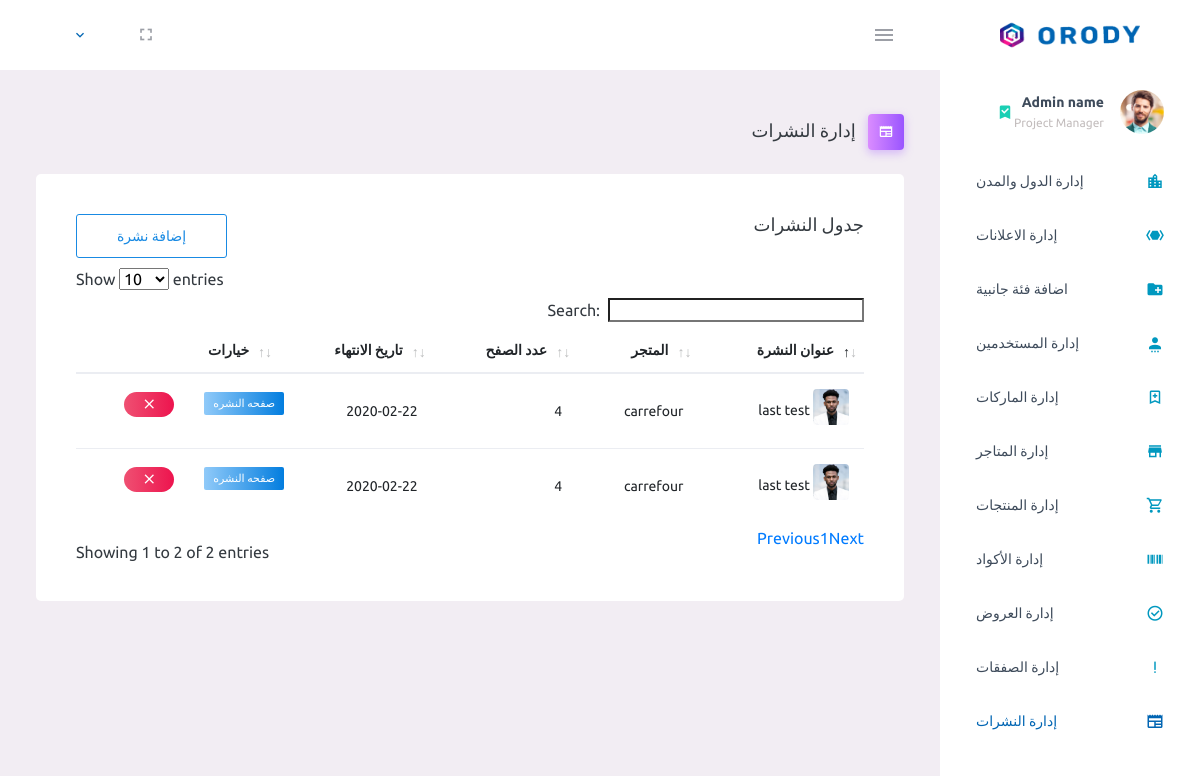
Page /pages/magazines/magazines.php on the committed database.
### tables this page shows
CREATE TABLE `magazine` (
  `end_date` date NOT NULL,
  `id` int(11) NOT NULL,
  `cover` text NOT NULL,
  `title` text NOT NULL
);

### pages/magazines/magazines.php (the view, shortened to what this page needs)
<?php
require '../../api/db.php';
$stmt = $conn->prepare("select magazine.id,title,end_date,count(magazine_photo.photo),photo  from magazine inner join magazine_photo on magazine.id= magazine_photo.id  GROUP by magazine.id order by end_date desc
;");
$stmt->execute();
$magazine = $stmt->fetchAll();
$m_size = $stmt->rowcount();
?>
<html lang="en">
<head>
    <link rel="stylesheet" href="../../assets/vendors/mdi/css/materialdesignicons.min.css">
    <link rel="stylesheet" href="../../assets/vendors/css/vendor.bundle.base.css">
    <link rel="stylesheet" href="../../assets/css/style.css">
    <link rel="stylesheet" href="../../assets/\css\dataTables.css">
</head>
<body class="">
    <div class="container-scroller">
        <?php include'../../api/nav.php';?>
        <div class="container-fluid page-body-wrapper">
            <div class="main-panel">
                <div class="content-wrapper">
                    <div class="page-header">
                        <h3 class="page-title">
                            إدارة النشرات
                            <span class="page-title-icon bg-gradient-primary text-white mr-2">
                <i class="mdi mdi-newspaper menu-icon"></i>
              </span> </h3>
                    </div>
                    <div class="row">
                        <div class="col-12 grid-margin">
                            <div class="card">
                                <div class="card-body">
                                    <div class="row">
                                        <div style="text-align: -webkit-left;margin-bottom: 10;" class="col-sm-5">
                                            <a href="addMagazine.php"><button type="button" class="btn btn-outline-info btn-icon-text"> إضافة نشرة </button></a>
                                        </div>
                                        <div class="col-sm-7">
                                            <h4 class="card-title">جدول النشرات</h4>
                                        </div>
                                    </div>
                                    <div class="table-responsive">
                                        <table id="tableId" class="rtl table">
                                            <thead>
                                                <tr>
                                                    <th> عنوان النشرة </th>
                                                    <th> المتجر </th>
                                                    <th> عدد الصفح </th>
                                                    <th> تاريخ الانتهاء </th>
                                                    <th> خيارات </th>
                                                </tr>
                                            </thead>
                                            <tbody>
                                            <?php
for ($i = 0; $i < $m_size; $i++) {
    $stmt = $conn->prepare("select name  from store where id in (select store from magazine_branch where id = ? ) ;");
    $stmt->execute(array($magazine[$i][0]));
    $store = $stmt->fetchAll();
    ?>
                                                <tr>
                                                    <td>
                                                    <img src="../../api/<?php echo $magazine[$i]['photo'];?>" class="mb-2 mh-50 rounded" alt="image">
                                                       <?php echo $magazine[$i][1]; ?></td>
                                                       <td><?php echo $store[0][0]; ?></td>
                                                    <td> <?php echo $magazine[$i][3] + 1; ?></td>
                                                    <td> <?php echo $magazine[$i][2]; ?> </td>
                                                    <td>
                                                        <div class="row">
                                                        <form id="magazine<?php echo $magazine[$i][0]; ?>" action="../magazines/magazine.php" method="POST"> <input type="hidden" name="id" value="<?php echo $magazine[$i][0]; ?>">
                                                       <a onclick="document.getElementById('magazine<?php echo $magazine[$i][0]; ?>').submit();"><label class="badge badge-gradient-info">صفحه النشره</label></a></form>
                                                             <a style="width:30px"></a>
                                                             <form id="deleteM<?php echo $magazine[$i][0]; ?>" action="../../api/magazine/deletemegazine.php" method="POST">
                                                       <button onclick="delete_magazine(<?php echo $magazine[$i][0]; ?>);"  type="button" style="width:50px;" class="btn btn-gradient-danger btn-rounded btn-icon">
                                                                <i class="mdi mdi-close"></i>
                                                              </button></form>
                                                        </div>
                                                    </td>
                                                </tr>
                                                <?php
}?>
                                            </tbody>
                                        </table>
                                    </div>
                                </div>
                            </div>
                        </div>
                    </div>
                </div>
            </div>
            <?php include'../../api/side-nav.php';?>
        </div>
    </div>
</body>
</html>

### assets/css/dataTables.css (style rules this page uses)
table.dataTable { clear: both; margin-top: 6px !important; margin-bottom: 6px !important; max-width: none !important; border-collapse: separate !important; border-spacing: 0 }
table.dataTable td, table.dataTable th { -webkit-box-sizing: content-box; box-sizing: content-box }
table.dataTable thead>tr>th.sorting_asc, table.dataTable thead>tr>th.sorting_desc, table.dataTable thead>tr>th.sorting, table.dataTable thead>tr>td.sorting_asc, table.dataTable thead>tr>td.sorting_desc, table.dataTable thead>tr>td.sorting { padding-right: 30px }
table.dataTable thead .sorting, table.dataTable thead .sorting_asc, table.dataTable thead .sorting_desc, table.dataTable thead .sorting_asc_disabled, table.dataTable thead .sorting_desc_disabled { cursor: pointer; position: relative }
table.dataTable thead .sorting:before, table.dataTable thead .sorting:after, table.dataTable thead .sorting_asc:before, table.dataTable thead .sorting_asc:after, table.dataTable thead .sorting_desc:before, table.dataTable thead .sorting_desc:after, table.dataTable thead .sorting_asc_disabled:before, table.dataTable thead .sorting_asc_disabled:after, table.dataTable thead .sorting_desc_disabled:before, table.dataTable thead .sorting_desc_disabled:after { position: absolute; bottom: 0.9em; display: block; opacity: 0.3 }
table.dataTable thead .sorting:before, table.dataTable thead .sorting_asc:before, table.dataTable thead .sorting_desc:before, table.dataTable thead .sorting_asc_disabled:before, table.dataTable thead .sorting_desc_disabled:before { right: 1em; content: "\2191" }
table.dataTable thead .sorting:after, table.dataTable thead .sorting_asc:after, table.dataTable thead .sorting_desc:after, table.dataTable thead .sorting_asc_disabled:after, table.dataTable thead .sorting_desc_disabled:after { right: 0.5em; content: "\2193" }
table.dataTable thead .sorting_asc:before, table.dataTable thead .sorting_desc:after { opacity: 1 }

### rows in the picture
magazine: title "last test", store "carrefour", i "4", end_date "2020-02-22"
magazine: title "last test", store "carrefour", i "4", end_date "2020-02-22"
